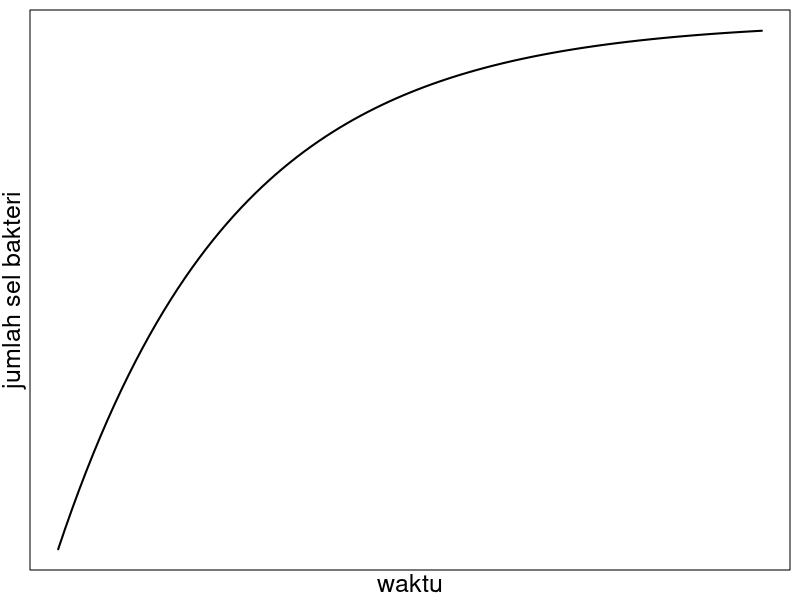

Source code (R):
# set seed ------------------------------------------------
set.seed(2406)

# sketch --------------------------------------------------
pdf("reproducing_bacteria_sketch.pdf", 5.5, 3)
par(mar = c(1.5, 1.5, 0.5, 0.5), mgp = c(0.3, 0.7, 0), 
    mfrow = c(1,1), cex.lab = 1.5)
curve(-1*dexp(x, rate = 4), lwd = 2,
      xlab = "waktu", ylab = "jumlah sel bakteri", axes = FALSE)
box()
dev.off()
